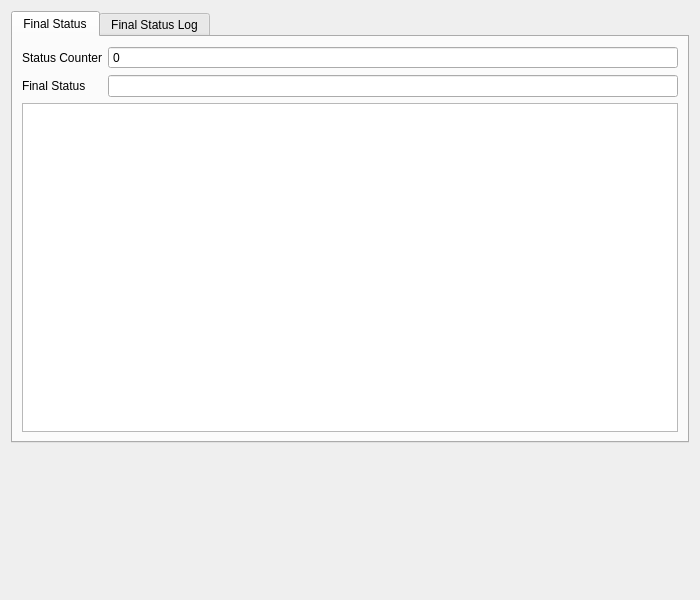
<?xml version="1.0" encoding="UTF-8"?>
<ui version="4.0">
 <author>Thomas Vogt</author>
 <class>Arinc615aDlaQt::DownloadOperationCompletedPage</class>
 <widget class="QWizardPage" name="Arinc615aDlaQt::DownloadOperationCompletedPage">
  <property name="geometry">
   <rect>
    <x>0</x>
    <y>0</y>
    <width>700</width>
    <height>600</height>
   </rect>
  </property>
  <property name="title">
   <string>Operation Completed</string>
  </property>
  <property name="subTitle">
   <string>ARINC 615A Download Operation completed.</string>
  </property>
  <layout class="QVBoxLayout" name="verticalLayout">
   <item>
    <widget class="QTabWidget" name="gbFinalStatus">
     <property name="currentIndex">
      <number>0</number>
     </property>
     <widget class="QWidget" name="finalStatusPage">
      <attribute name="title">
       <string>Final Status</string>
      </attribute>
      <layout class="QFormLayout" name="formLayout">
       <item row="1" column="0">
        <widget class="QLabel" name="lblFinalStatus">
         <property name="text">
          <string>Final Status</string>
         </property>
         <property name="buddy">
          <cstring>finalStatus</cstring>
         </property>
        </widget>
       </item>
       <item row="0" column="0">
        <widget class="QLabel" name="statusCounterLabel">
         <property name="text">
          <string>Status Counter</string>
         </property>
         <property name="buddy">
          <cstring>statusCounter</cstring>
         </property>
        </widget>
       </item>
       <item row="0" column="1">
        <widget class="QSpinBox" name="statusCounter">
         <property name="readOnly">
          <bool>true</bool>
         </property>
         <property name="buttonSymbols">
          <enum>QAbstractSpinBox::NoButtons</enum>
         </property>
        </widget>
       </item>
       <item row="2" column="0" colspan="2">
        <widget class="QTableView" name="filesStatus">
         <property name="sizePolicy">
          <sizepolicy hsizetype="Expanding" vsizetype="Expanding">
           <horstretch>3</horstretch>
           <verstretch>0</verstretch>
          </sizepolicy>
         </property>
         <property name="alternatingRowColors">
          <bool>true</bool>
         </property>
         <property name="selectionMode">
          <enum>QAbstractItemView::NoSelection</enum>
         </property>
         <property name="selectionBehavior">
          <enum>QAbstractItemView::SelectRows</enum>
         </property>
         <attribute name="horizontalHeaderStretchLastSection">
          <bool>true</bool>
         </attribute>
         <attribute name="verticalHeaderVisible">
          <bool>false</bool>
         </attribute>
        </widget>
       </item>
       <item row="1" column="1">
        <widget class="QLineEdit" name="finalStatus">
         <property name="sizePolicy">
          <sizepolicy hsizetype="Expanding" vsizetype="Fixed">
           <horstretch>1</horstretch>
           <verstretch>0</verstretch>
          </sizepolicy>
         </property>
         <property name="toolTip">
          <string>Status Code</string>
         </property>
         <property name="readOnly">
          <bool>true</bool>
         </property>
        </widget>
       </item>
      </layout>
     </widget>
     <widget class="QWidget" name="finalStatusLogPage">
      <attribute name="title">
       <string>Final Status Log</string>
      </attribute>
      <layout class="QVBoxLayout" name="verticalLayout_3">
       <item>
        <widget class="QSplitter" name="splitter">
         <property name="orientation">
          <enum>Qt::Vertical</enum>
         </property>
         <widget class="QTableView" name="statusLog">
          <property name="sizePolicy">
           <sizepolicy hsizetype="Expanding" vsizetype="Expanding">
            <horstretch>2</horstretch>
            <verstretch>0</verstretch>
           </sizepolicy>
          </property>
          <property name="alternatingRowColors">
           <bool>true</bool>
          </property>
          <property name="selectionMode">
           <enum>QAbstractItemView::SingleSelection</enum>
          </property>
          <property name="selectionBehavior">
           <enum>QAbstractItemView::SelectRows</enum>
          </property>
          <attribute name="horizontalHeaderStretchLastSection">
           <bool>true</bool>
          </attribute>
          <attribute name="verticalHeaderVisible">
           <bool>false</bool>
          </attribute>
         </widget>
         <widget class="QTableView" name="statusLogFiles">
          <property name="sizePolicy">
           <sizepolicy hsizetype="Expanding" vsizetype="Expanding">
            <horstretch>3</horstretch>
            <verstretch>0</verstretch>
           </sizepolicy>
          </property>
          <property name="alternatingRowColors">
           <bool>true</bool>
          </property>
          <property name="selectionMode">
           <enum>QAbstractItemView::NoSelection</enum>
          </property>
          <property name="selectionBehavior">
           <enum>QAbstractItemView::SelectRows</enum>
          </property>
          <attribute name="horizontalHeaderStretchLastSection">
           <bool>true</bool>
          </attribute>
          <attribute name="verticalHeaderVisible">
           <bool>false</bool>
          </attribute>
         </widget>
        </widget>
       </item>
      </layout>
     </widget>
    </widget>
   </item>
   <item>
    <spacer name="verticalSpacer">
     <property name="orientation">
      <enum>Qt::Vertical</enum>
     </property>
     <property name="sizeHint" stdset="0">
      <size>
       <width>20</width>
       <height>40</height>
      </size>
     </property>
    </spacer>
   </item>
  </layout>
 </widget>
 <tabstops>
  <tabstop>gbFinalStatus</tabstop>
  <tabstop>statusCounter</tabstop>
  <tabstop>finalStatus</tabstop>
  <tabstop>filesStatus</tabstop>
  <tabstop>statusLog</tabstop>
  <tabstop>statusLogFiles</tabstop>
 </tabstops>
 <resources/>
 <connections/>
</ui>
